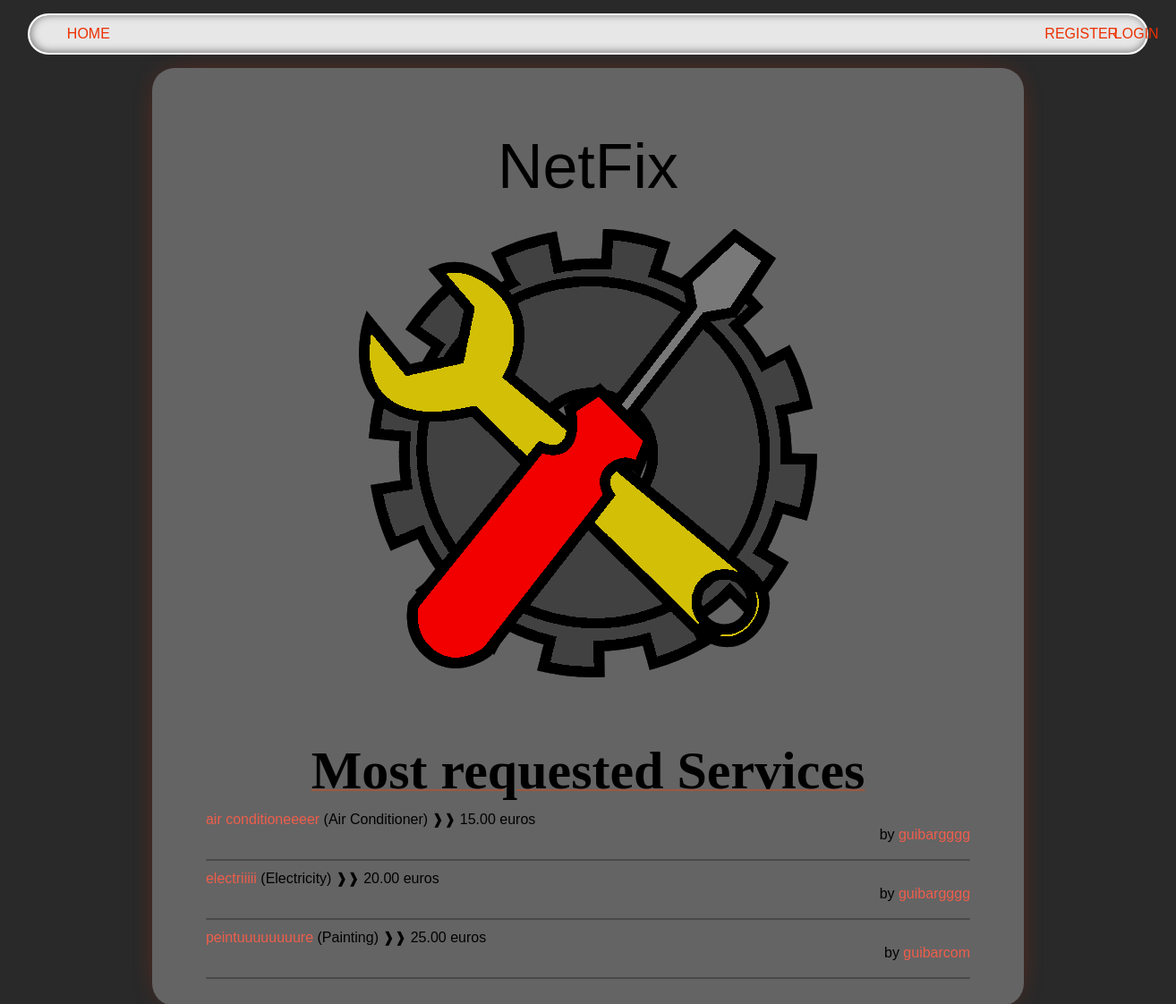
The page / on the database its author committed.
### services/models.py (models this page shows, shortened)
class Service(models.Model):
    company = models.ForeignKey(Company, on_delete=models.CASCADE)
    name = models.CharField(max_length=40)
    name_company = models.CharField(max_length=60)
    description = models.TextField()
    price_hour = models.DecimalField(decimal_places=2, max_digits=100)
    choices = (
        ('Air Conditioner', 'Air Conditioner'),
        ('Carpentry', 'Carpentry'),
        ('Electricity', 'Electricity'),
        ('Gardening', 'Gardening'),
        ('Home Machines', 'Home Machines'),
        ('House Keeping', 'House Keeping'),
        ('Interior Design', 'Interior Design'),
        ('Locks', 'Locks'),
        ('Painting', 'Painting'),
        ('Plumbing', 'Plumbing'),
        ('Water Heaters', 'Water Heaters'),
    )
    field = models.CharField(max_length=30, blank=False,
                             null=False, choices=choices)
    date = models.DateTimeField(auto_now=True, null=False)

### main/views.py (the view)
# urls.py: path('', v.home, name='home'),
def home(request):
    service_counts = (
        Service_Request.objects
        .values('service_id')
        .annotate(count=Count('service_id'))
        .order_by('-count')
    )
    service_Mosts = []
    for item in service_counts:
        service_id = item['service_id']
        service = Service.objects.get(id=service_id)
        service_Mosts.append({
            'id' : service.id,
            'nom': service.name,
            'field': service.field,
            'prix': service.price_hour,
            'company': service.name_company,
        })
    context = {'service_Mosts': service_Mosts[0:3]}
    return render(request, 'main/home.html', context)

### main/templates/main/home.html (shortened to what this page needs)
{% extends 'main/base.html' %}
{% block content %}
    <div style="margin-top: 50px;">
        <p class="site_title">NetFix</p>
        <img class="home_logo" src="static/css/logo.png" alt="logo">
    </div>
  <div class="title" >Most requested Services</div>
  {% for service in service_Mosts %}
  <div id="most">
    <a href="/services/{{service.id}}">{{service.nom}}</a> ({{service.field}})
    <p style="margin: 0; display: inline-block;"> ❱❱ {{service.prix}} euros</p>
    <p style="float: right; margin: 0;">
        by <a href="/company/{{service.company}}">{{service.company}}</a>
    </p>
    <div class="line"></div>
</div>
        {% endfor %}
{% endblock %}

### main/templates/main/base.html (shortened to what this page needs)
{% load static %}
<!DOCTYPE html>
<html lang="en">
  <head>
    <link
      rel="stylesheet"
      type="text/css"
      href="{% static 'css/style.css' %}"
    />
  </head>
  <body>
    {% include 'main/navbar.html' %}
    <div class='content'>
      {% block content %} replace me {% endblock %}
    </div>
  </body>
</html>

### main/templates/main/navbar.html
<nav class="navbar">
    <ul>
        <li><a href="/">Home</a></li>
        {% if request.user.is_authenticated %}
        <li>
            <a href="/services/">Services</a>
            <ul>
                <li><a href="/services/air-conditioner">Air Conditioner</a></li>
                <li><a href="/services/carpentry">Carpentry</a></li>
                <li><a href="/services/electricity">Electricity</a></li>
                <li><a href="/services/gardening">Gardening</a></li>
                <li><a href="/services/home-machines">Home Machines</a></li>
                <li><a href="/services/house-keeping">House Keeping</a></li>
                <li><a href="/services/interior-design">Interior Design</a></li>
                <li><a href="/services/locks">Locks</a></li>
                <li><a href="/services/painting">Painting</a></li>
                <li><a href="/services/plumbing">Plumbing</a></li>
                <li><a href="/services/water-heaters">Water Heaters</a></li>
            </ul>
        </li>
        {% if request.user.is_customer %}
        <li><a href="/customer/{{ request.user.username }}">Profile</a></li>
      {% elif request.user.is_company %}
        <li><a href="/company/{{ request.user.username }}">Profile</a></li>
      {% endif %}
        <li class="g2"><a href="/logout">Logout</a></li>
    {% else %}
        <li class="g2"><a href="{% url 'login_view' %}">Login</a></li>
        <li class="last_navbar"><a href="{% url 'register' %}">Register</a></li>
    {% endif %}
    </ul>
</nav>

### static/css/style.css (style rules this page uses)
body { background: #292929; font-family: 'Lexend Exa', sans-serif; padding: 0; margin: 0; }
a { color: #ee5e4b; text-decoration: none; }
.content { background-color: #646464; margin: 0 auto; width: 65%; padding: 20px 60px; box-shadow: 0px 0px 35px -20px #ec2f00; border-radius: 25px; }
.content p { text-align: center; margin: 30px 0px; white-space: pre-line; }
.title { text-align: center; font-family: 'Times New Roman', Times, serif; font-size: 60px; font-weight: bold; text-decoration: 2px underline; text-decoration-color: rgba(255, 68, 0, 0.37); }
.home_logo { display: block; margin: 0 auto; margin-bottom: 70px; }
.site_title { text-align: center; font-size: 70px; }
.navbar { position: sticky; top: 15px; box-shadow: inset 1px -1px 10px rgb(116, 116, 116); border: 2px solid white; border-radius: 30px; animation: slide-in 1s ease-out; background-color: #e7e7e7; width: 95%; margin: 0 auto; margin-bottom: 30px; }
.navbar ul { position: relative; display: flex; flex: 1 1 auto; margin: 0; padding: 0 30px; list-style-type: none; }
.navbar ul li:not(:last-child) { margin-right: 40px; }
.navbar ul li { border: 2px solid transparent; border-radius: 5px; padding: 10px; transition: background 0.2s; }
.navbar ul li a { color: #ec2f00; text-decoration: none; text-transform: uppercase; transition: color 0.2s; }
.last_navbar { right: 0; position: absolute; margin-right: 20px; }
.g2 { position: absolute; left: 1200px; }
.line { width: 100%; margin: 0 auto; height: 2px; background-color: #00000044; border-radius: 20px; margin-bottom: 10px; margin-top: 35px; }
#most { margin-top: 10px; }

### rows shown on the page
Service: nom "air conditioneeeer", field "Air Conditioner", prix "15.00", company "guibargggg"
Service: nom "electriiiii", field "Electricity", prix "20.00", company "guibargggg"
Service: nom "peintuuuuuuuure", field "Painting", prix "25.00", company "guibarcom"
